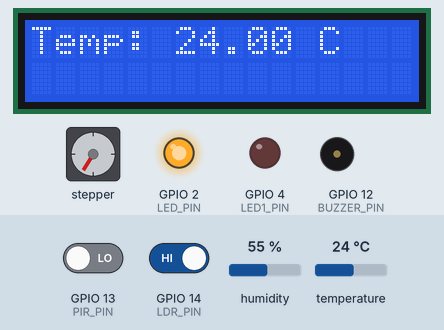
Bench run of a sketch on a simulated ESP32. Shown: stepper motor, 16×2 character LCD, output pins drawn as LEDs (lit = HIGH), buzzer (waves = sounding, pin HIGH). Wiring (from diagram.json): stepper motor driver (200 steps per turn assumed): step GPIO 25; direction GPIO 26. The inputs (shaded band) are chosen by the test bench; at power-on: temperature 24 °C, GPIO 14 (LDR_PIN) HIGH, GPIO 13 (PIR_PIN) LOW, humidity 55 %. Pins used as bus, display or sensor lines are not drawn; what the sketch prints to the serial monitor is not drawn.

Above: at 1.8 s.
1.9 s: temperature set to 12 °C
At 2.81 s:
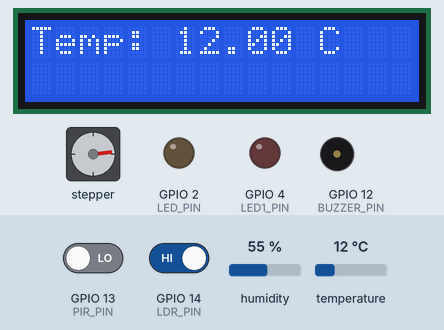
4.1 s: temperature set to 19 °C
At 6.35 s:
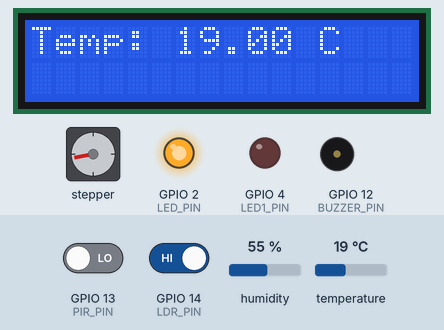
6.8 s: GPIO 14 (LDR_PIN) driven LOW
At 7.36 s:
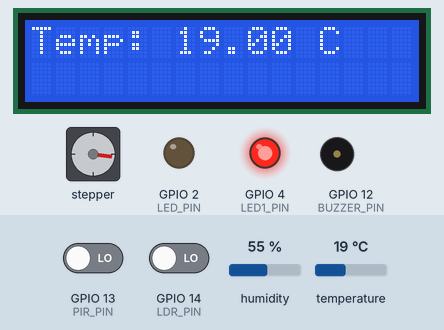
9.0 s: GPIO 13 (PIR_PIN) driven HIGH
At 10.91 s:
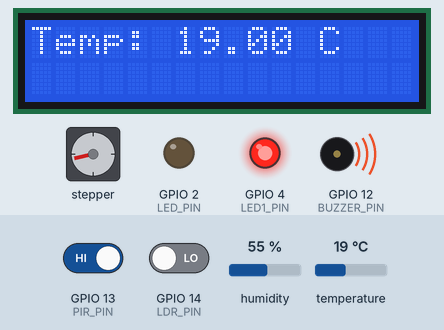
11.6 s: temperature set to 28 °C
At 12.9 s:
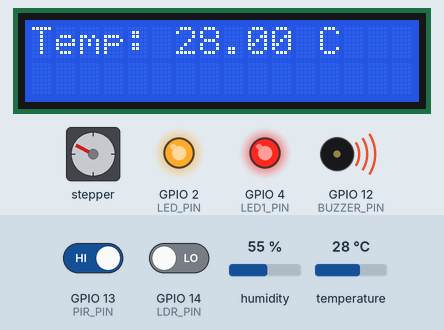
14.2 s: temperature set to 33 °C
At 16.79 s:
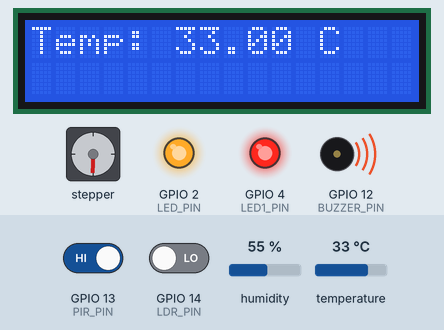
Timing chart, 0 to 20.4 s (numbered marks = the images above; inputs shaded):
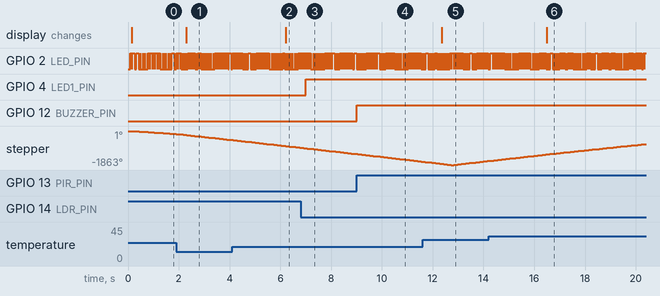

The sketch:

task2_lighting_control.ino
```cpp
#include <Arduino.h>
#include <freertos/FreeRTOS.h>
#include <freertos/task.h>

// Define the LED and LDR pins
#define LED1_PIN 4
#define LDR_PIN 14

void Task2(void *parameter) {
  pinMode(LED1_PIN, OUTPUT);
  pinMode(LDR_PIN, INPUT);

  while (1) {
    int ldrValue = digitalRead(LDR_PIN);
    Serial.print("LDR Value: ");
    Serial.println(ldrValue);

    if (ldrValue == LOW) {
      digitalWrite(LED1_PIN, HIGH);  // Turn on LED1 when it's dark
    } else {
      digitalWrite(LED1_PIN, LOW);   // Turn off LED1 when there's light
    }
    vTaskDelay(1000 / portTICK_PERIOD_MS); // Run every 1 second
  }
}
```

globals.h
```cpp
// globals.h
#ifndef GLOBALS_H
#define GLOBALS_H

#include <DHT.h>
#include <LiquidCrystal_I2C.h>
#include <freertos/FreeRTOS.h>
#include <freertos/semphr.h>

// Define the pins
#define LED1_PIN 4
#define LDR_PIN 14
#define PIR_PIN 13
#define BUZZER_PIN 12
#define DHT_PIN 15
#define DIRECTION_PIN 26
#define STEP_PIN 25
#define LED_PIN 2

// Shared variables
extern DHT dht;
extern LiquidCrystal_I2C lcd;

// Mutexes
extern SemaphoreHandle_t dhtMutex;
extern SemaphoreHandle_t lcdMutex;
extern SemaphoreHandle_t motorMutex;

// PID constants
extern float Kp;
extern float Ki;
extern float Kd;
extern float setpoint;
extern float previousError;
extern float integral;

#endif // GLOBALS_H
```

main.ino
```cpp
// main.ino
#include <Arduino.h>
#include <freertos/FreeRTOS.h>
#include <freertos/task.h>
#include <freertos/semphr.h>
#include <DHT.h>
#include <Wire.h>
#include <LiquidCrystal_I2C.h>
#include "globals.h"

// Define the DHT sensor type
#define DHT_TYPE DHT22
DHT dht(DHT_PIN, DHT_TYPE);

LiquidCrystal_I2C lcd(0x27, 16, 2);

// PID constants
float Kp = 2.0;
float Ki = 0.5;
float Kd = 1.0;

// PID control variables
float setpoint = 26.0; // Desired temperature setpoint
float previousError = 0;
float integral = 0;

// Create mutexes for accessing shared resources
SemaphoreHandle_t dhtMutex;
SemaphoreHandle_t lcdMutex;
SemaphoreHandle_t motorMutex;

void setup() {
  // Initialize Serial for debugging
  Serial.begin(115200);

  // Initialize LEDs and DHT sensor
  pinMode(LED1_PIN, OUTPUT);
  digitalWrite(LED1_PIN, LOW);
  dht.begin();

  // Create mutexes
  dhtMutex = xSemaphoreCreateMutex();
  lcdMutex = xSemaphoreCreateMutex();
  motorMutex = xSemaphoreCreateMutex();

  // Create Tasks
  xTaskCreate(Task1, "Task1", 10000, NULL, 1, NULL); // Temperature Monitoring
  xTaskCreate(Task2, "Task2", 10000, NULL, 1, NULL); // Lighting Control
  xTaskCreate(Task3, "Task3", 10000, NULL, 2, NULL); // Motion Detection and Security Alert
  xTaskCreate(Task4, "Task4", 10000, NULL, 1, NULL); // User Interface (LCD Display)
  xTaskCreate(Task5, "Task5", 10000, NULL, 1, NULL); // Motor Control with PID
  xTaskCreate(Task6, "Task6", 10000, NULL, 3, NULL); // System Health Monitoring
}

void loop() {
  // Empty loop
}
```

task1_temperature_monitoring.ino
```cpp
// task1_temperature_monitoring.ino
#include <Arduino.h>
#include <freertos/FreeRTOS.h>
#include <freertos/task.h>
#include <DHT.h>
#include "globals.h"

void Task1(void *parameter) {
  dht.begin();  // Initialize the DHT sensor
  while (1) {
    if (xSemaphoreTake(dhtMutex, portMAX_DELAY)) {
      float temperature = dht.readTemperature();
      float humidity = dht.readHumidity();

      if (isnan(temperature) || isnan(humidity)) {
        Serial.println("Failed to read from DHT sensor!");
      } else {
        Serial.print("Temperature: ");
        Serial.print(temperature);
        Serial.print(" °C, Humidity: ");
        Serial.print(humidity);
        Serial.println(" %");
      }
      xSemaphoreGive(dhtMutex);
    }
    vTaskDelay(2000 / portTICK_PERIOD_MS); // Run every 2 seconds
  }
}
```

task3_motion_detection.ino
```cpp
#include <Arduino.h>
#include <freertos/FreeRTOS.h>
#include <freertos/task.h>

// Define the PIR sensor and Buzzer pins
#define PIR_PIN 13
#define BUZZER_PIN 12

void Task3(void *parameter) {
  pinMode(PIR_PIN, INPUT);
  pinMode(BUZZER_PIN, OUTPUT);

  while (1) {
    if (digitalRead(PIR_PIN) == HIGH) {
      digitalWrite(BUZZER_PIN, HIGH);  // Turn on the Buzzer if motion is detected
    } else {
      digitalWrite(BUZZER_PIN, LOW);   // Turn off the Buzzer if no motion
    }
    vTaskDelay(500 / portTICK_PERIOD_MS); // Run every 500 milliseconds
  }
}
```

task4_user_interface.ino
```cpp
// task4_user_interface.ino
#include <Arduino.h>
#include <freertos/FreeRTOS.h>
#include <freertos/task.h>
#include <LiquidCrystal_I2C.h>
#include "globals.h"

void Task4(void *parameter) {
  lcd.init();       // Initialize the LCD
  lcd.backlight();  // Turn on the LCD backlight

  while (1) {
    if (xSemaphoreTake(dhtMutex, portMAX_DELAY)) {
      float temperature = dht.readTemperature();
      xSemaphoreGive(dhtMutex);

      lcd.clear();
      lcd.setCursor(0, 0);
      lcd.print("Temp: ");
      lcd.print(temperature);
      lcd.print(" C");
    }
    vTaskDelay(2000 / portTICK_PERIOD_MS); // Update every 2 seconds
  }
}
```

task5_motor_control.ino
```cpp
#include <Arduino.h>
#include <freertos/FreeRTOS.h>
#include <freertos/task.h>

// Define the motor control pins
#define DIRECTION_PIN 26
#define STEP_PIN 25
#define LED_PIN 2

// PID constants
extern float Kp;
extern float Ki;
extern float Kd;
extern float setpoint;
extern float previousError;
extern float integral;

// Create a mutex for accessing shared resources
extern SemaphoreHandle_t motorMutex;

void Task5(void *parameter) {
  pinMode(DIRECTION_PIN, OUTPUT);
  pinMode(STEP_PIN, OUTPUT);
  pinMode(LED_PIN, OUTPUT);

  while (1) {
    float temperature;
    if (xSemaphoreTake(dhtMutex, portMAX_DELAY)) {
      temperature = dht.readTemperature();
      xSemaphoreGive(dhtMutex);
    }

    if (!isnan(temperature)) {
      float error = setpoint - temperature;
      integral += error;
      float derivative = error - previousError;
      float output = Kp * error + Ki * integral + Kd * derivative;
      previousError = error;

      if (temperature > 27.0) {
        digitalWrite(DIRECTION_PIN, HIGH);
      } else if (temperature < 25.0) {
        digitalWrite(DIRECTION_PIN, LOW);
      } else {
        output = 0;
      }

      int steps = abs(output);
      if (xSemaphoreTake(motorMutex, portMAX_DELAY)) {
        for (int n = 0; n < steps; n++) {
          digitalWrite(STEP_PIN, HIGH);
          delayMicroseconds(20);
          digitalWrite(STEP_PIN, LOW);
          delay(10);
          digitalWrite(LED_PIN, !digitalRead(LED_PIN));
        }
        xSemaphoreGive(motorMutex);
      }
    }
    vTaskDelay(100 / portTICK_PERIOD_MS); // Run every 100 milliseconds
  }
}
```

task6_system_health.ino
```cpp
#include <Arduino.h>
#include <freertos/FreeRTOS.h>
#include <freertos/task.h>

void Task6(void *parameter) {
  while (1) {
    Serial.println("Monitoring system health...");
    vTaskDelay(5000 / portTICK_PERIOD_MS); // Run every 5 seconds
  }
}
```

Measured:
- after the input at 1.9 s, the display: changes after 0.40 s (image 1)
- after the input at 4.1 s, the display: changes after 2.1 s (image 2)
- after the input at 6.8 s, GPIO 4 (LED1_PIN): LOW → HIGH after 0.21 s
- after the input at 9.0 s, GPIO 12 (BUZZER_PIN): LOW → HIGH at once
- after the input at 11.6 s, the display: changes after 0.76 s (image 5)
- after the input at 14.2 s, the display: changes after 2.3 s (image 6)
